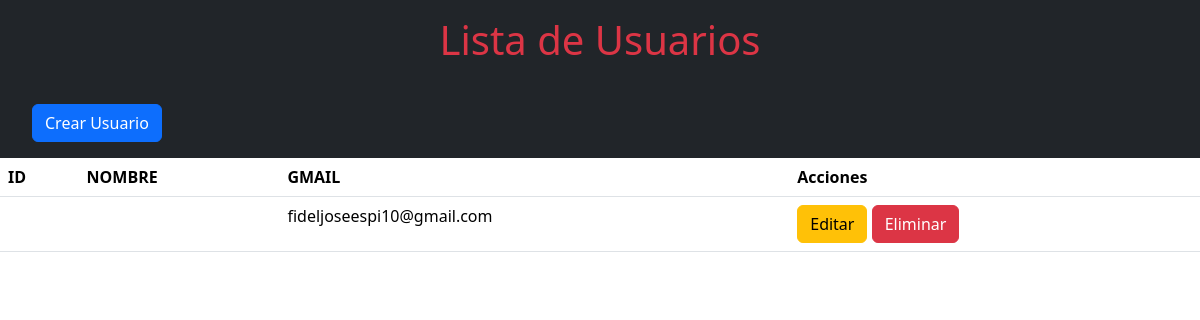
Before: /PROYECTO-PDO/index.php with the older database file.
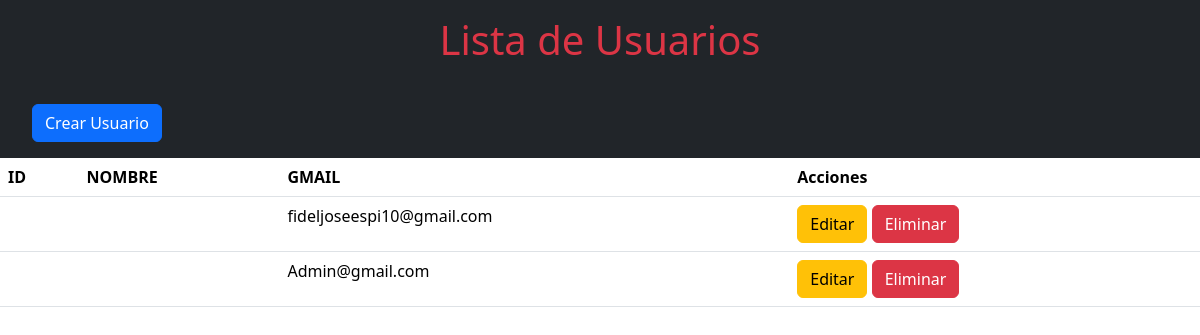
After: the same page with the newer database file.
### tables this page shows
CREATE TABLE `usuarios` (
  `id_usuario` int(255) NOT NULL,
  `nombre_usuario` varchar(255) NOT NULL,
  `email` varchar(55) NOT NULL,
  `nit` int(55) NOT NULL,
  `telefono` varchar(55) NOT NULL,
  `contrasena` varchar(255) NOT NULL,
  `id_rol` int(255) NOT NULL,
  `user_reset_code` varchar(7) DEFAULT NULL,
  `user_reset_code_expiration` datetime DEFAULT NULL
);

### PROYECTO-PDO/controllers/UsuarioController.php (called while the page is built, shortened)
<?php
require_once 'models/Usuario.php';
class UsuarioController {
    public function index() {
        $usuarioModel = new Usuario();
        $usuarios = $usuarioModel->obtenerUsuarios();
        require 'views/usuarios/index.php';
    }
}
?>

### PROYECTO-PDO/config/db.php (called while the page is built)
<?php
class Database {
    private $host = "localhost";
    private $dbname = "mi_base_de_datos";
    private $username = "root";
    private $password = "";
    public function getConnection() {
        $conexion = null;
        try {
            $conexion = new PDO("mysql:host=" . $this->host . ";dbname=" . $this->dbname, $this->username, $this->password);
            $conexion->setAttribute(PDO::ATTR_ERRMODE, PDO::ERRMODE_EXCEPTION);
        } catch (PDOException $exception) {
            echo "Error de conexión: " . $exception->getMessage();
        }
        return $conexion;
    }
}
?>

### PROYECTO-PDO/models/usuario.php (called while the page is built, shortened)
<?php
require_once 'config/db.php';
class Usuario {
    private $conexion;
    public function __construct() {
        $database = new Database();
        $this->conexion = $database->getConnection();
    }
    public function obtenerUsuarios() {
        $query = "SELECT * FROM usuarios";
        $stmt = $this->conexion->prepare($query);
        $stmt->execute();
        return $stmt->fetchAll(PDO::FETCH_ASSOC);
    }
}
?>

### PROYECTO-PDO/views/usuarios/index.php (the view, shortened to what this page needs)
<link href="https://cdn.jsdelivr.net/npm/bootstrap@5.3.3/dist/css/bootstrap.min.css" rel="stylesheet">
<div class="bg-dark">
<h1 class="text-center text-danger p-3">Lista de Usuarios</h1>
<div class="p-3 mx-3">
<a class="btn btn-primary" href="index.php?action=create" role="button">Crear Usuario</a>
</div>
<table class="table">
  <thead>
    <tr>
      <th scope="col">ID</th>
      <th scope="col">NOMBRE</th>
      <th scope="col">GMAIL</th>
      <th scope="col">Acciones</th>
    </tr>
  </thead>
  <tbody>
        <?php foreach ($usuarios as $usuario): ?>
            <tr>
                <td><?= $usuario['id'] ?></td>
                <td><?= $usuario['nombre'] ?></td>
                <td><?= $usuario['email'] ?></td>
                <td>
                    <a href="index.php?action=edit&id=<?= $usuario['id'] ?>" class="btn btn-warning">Editar</a>
                    <a href="index.php?action=delete&id=<?= $usuario['id'] ?>" onclick="return confirm('¿Estás seguro?')" class="btn btn-danger">Eliminar</a>
                </td>
            </tr>
        <?php endforeach; ?>
    </tbody>
</table>
</div>

### PROYECTO-PDO/index.php (shortened to what this page needs)
<?php
require_once 'controllers/UsuarioController.php';
$action = isset($_GET['action']) ? $_GET['action'] : 'index';
$controller = new UsuarioController();
switch ($action) {
    default:
        $controller->index();
        break;
}
?>

Changed rows visible on the page:
added usuarios: email "Admin@gmail.com"
